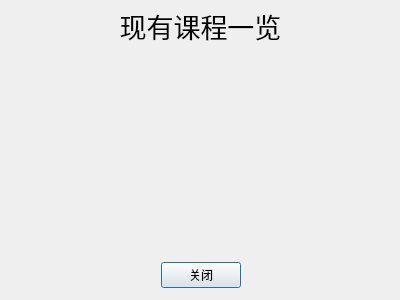
<?xml version="1.0" encoding="UTF-8"?>
<ui version="4.0">
 <class>SeeAllStudents</class>
 <widget class="QDialog" name="SeeAllStudents">
  <property name="geometry">
   <rect>
    <x>0</x>
    <y>0</y>
    <width>400</width>
    <height>300</height>
   </rect>
  </property>
  <property name="windowTitle">
   <string>Dialog</string>
  </property>
  <widget class="QWidget" name="horizontalLayoutWidget">
   <property name="geometry">
    <rect>
     <x>0</x>
     <y>260</y>
     <width>401</width>
     <height>31</height>
    </rect>
   </property>
   <layout class="QHBoxLayout" name="horizontalLayout">
    <item>
     <spacer name="horizontalSpacer">
      <property name="orientation">
       <enum>Qt::Horizontal</enum>
      </property>
      <property name="sizeHint" stdset="0">
       <size>
        <width>40</width>
        <height>20</height>
       </size>
      </property>
     </spacer>
    </item>
    <item>
     <widget class="QPushButton" name="pushButton">
      <property name="text">
       <string>关闭</string>
      </property>
     </widget>
    </item>
    <item>
     <spacer name="horizontalSpacer_2">
      <property name="orientation">
       <enum>Qt::Horizontal</enum>
      </property>
      <property name="sizeHint" stdset="0">
       <size>
        <width>40</width>
        <height>20</height>
       </size>
      </property>
     </spacer>
    </item>
   </layout>
  </widget>
  <widget class="QLabel" name="label">
   <property name="geometry">
    <rect>
     <x>0</x>
     <y>10</y>
     <width>401</width>
     <height>31</height>
    </rect>
   </property>
   <property name="font">
    <font>
     <pointsize>20</pointsize>
    </font>
   </property>
   <property name="text">
    <string>现有课程一览</string>
   </property>
   <property name="alignment">
    <set>Qt::AlignCenter</set>
   </property>
  </widget>
 </widget>
 <resources/>
 <connections>
  <connection>
   <sender>pushButton</sender>
   <signal>clicked()</signal>
   <receiver>SeeAllStudents</receiver>
   <slot>close()</slot>
   <hints>
    <hint type="sourcelabel">
     <x>200</x>
     <y>274</y>
    </hint>
    <hint type="destinationlabel">
     <x>199</x>
     <y>149</y>
    </hint>
   </hints>
  </connection>
 </connections>
</ui>
